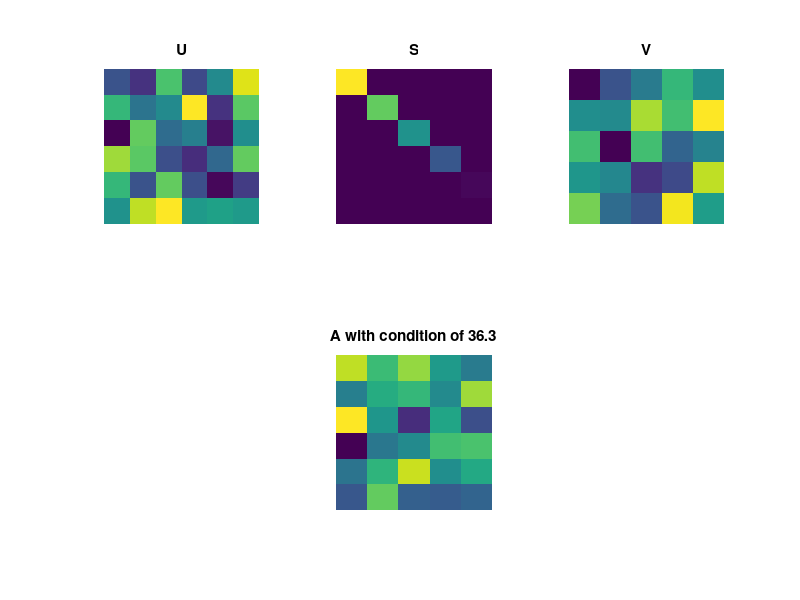

MATLAB code for this plot:
% Method to set condition number on a matrix
% Condition number is Omega max / Omega min (for non-singular matrices)

m=5;
A = randn(m);

[U,S,V] = svd(A);

targetCondition = 36.3;

% For testing
currentCondition = S(1,1) / S(m,m); % singular values are always sorted high to low on the diagonal
multiplier = targetCondition / currentCondition;

S(1,1) = multiplier * S(1,1); % Scale the largest singular value by multiplier

Ac = U * S * V'; % Get a new matrix with updated singular values

% Here's the way the professor did it

m = 6;
n = 5;

[U, ignored] = qr(randn(m)); % Get an orthogonal random U
[V, ignored2] = qr(randn(n)); % Get an orthogonal random V

s = linspace(targetCondition, 1, min(m,n));
S = zeros(m,n);

for i=1:length(s)
    S(i,i) = s(i);
end

Acond = U * S * V';

disp(['Condition of Acond is ', num2str(cond(Acond))]); 

figure(1), clf
subplot(231), imagesc(U), axis square, axis off, title('U')
subplot(232), imagesc(S), axis square, axis off, title('S')
subplot(233), imagesc(V), axis square, axis off, title('V')
subplot(235), imagesc(Acond), axis square, axis off
title(['A with condition of ' , num2str(cond(Acond))])

    
